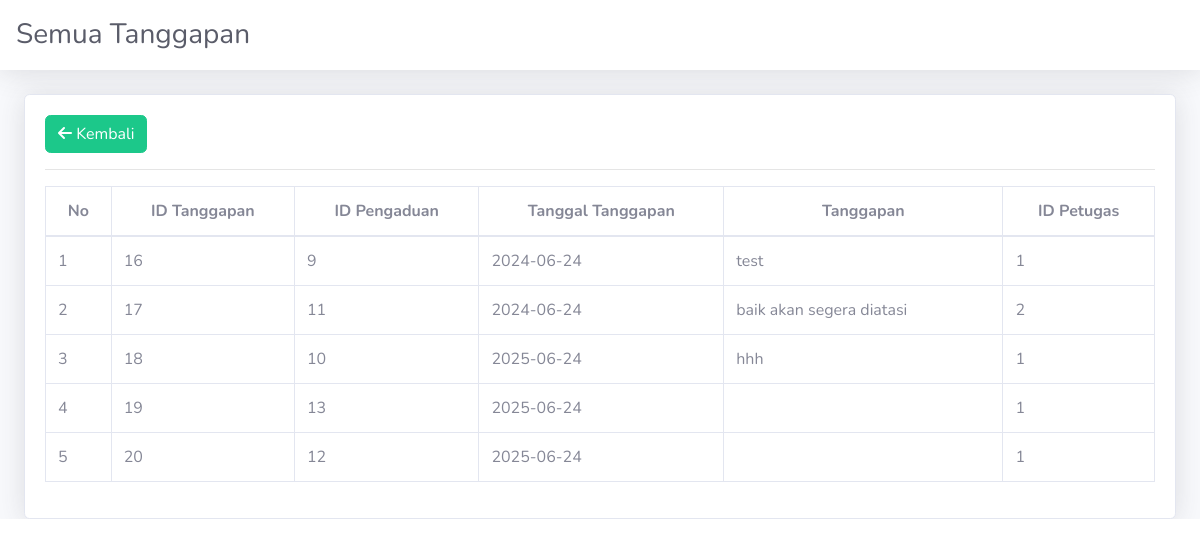
The app's page /cek_laporan_selesai.php with its own data.
### tables this page shows
CREATE TABLE `tanggapan` (
  `id_tanggapan` int(11) NOT NULL,
  `id_pengaduan` int(11) NOT NULL,
  `tgl_tanggapan` date NOT NULL,
  `tanggapan` text NOT NULL,
  `id_petugas` int(11) NOT NULL
);

### cek_laporan_selesai.php (the view, shortened to what this page needs)
<!DOCTYPE html>
<html lang="en">
<head>
  <link href="vendor/fontawesome-free/css/all.min.css" rel="stylesheet" type="text/css">
  <link href="css/sb-admin-2.min.css" rel="stylesheet">
</head>
<body id="page-top">
  <div id="wrapper">
    <div id="content-wrapper" class="d-flex flex-column">
      <div id="content">
        <nav class="navbar navbar-expand navbar-light bg-white topbar mb-4 static-top shadow">
          <h1 class="h3 mb-0 text-gray-800">Semua Tanggapan</h1>
        </nav>
        <div class="container-fluid">
          <div class="card shadow">
            <div class="card-body">
              <div class="form-group cols-sm-6">
                <a href="?url=laporan_selesai" class="btn btn-success">
                  <span class="icon text-white-100">
                    <i class="fas fa-arrow-left"></i>
                  </span>
                  <span class="text">Kembali</span>
                </a>
              </div>
              <hr>
              <div class="table-responsive">
                <table class="table table-bordered" id="dataTable" width="100%" cellspacing="0">
                  <thead>
                    <tr class="text-center">
                      <th>No</th>
                      <th>ID Tanggapan</th>
                      <th>ID Pengaduan</th>
                      <th>Tanggal Tanggapan</th>
                      <th>Tanggapan</th>
                      <th>ID Petugas</th>
                    </tr>
                  </thead>
                  <tbody>
                    <?php
                    require 'conn.php';
                    $query = "SELECT * FROM tanggapan";
                    $result = mysqli_query($db, $query);
                    $no = 1;
                    while ($data = mysqli_fetch_assoc($result)) {
                    ?>
                    <tr>
                      <td><?php echo $no++; ?></td>
                      <td><?php echo $data['id_tanggapan']; ?></td>
                      <td><?php echo $data['id_pengaduan']; ?></td>
                      <td><?php echo $data['tgl_tanggapan']; ?></td>
                      <td><?php echo $data['tanggapan']; ?></td>
                      <td><?php echo $data['id_petugas']; ?></td>
                    </tr>
                    <?php } ?>
                  </tbody>
                </table>
              </div>
            </div>
          </div>
        </div>
      </div>
    </div>
  </div>
</body>
</html>

### records on screen
tanggapan: id_tanggapan "16", id_pengaduan "9", tgl_tanggapan "2024-06-24", tanggapan "test", id_petugas "1"
tanggapan: id_tanggapan "17", id_pengaduan "11", tgl_tanggapan "2024-06-24", tanggapan "baik akan segera diatasi", id_petugas "2"
tanggapan: id_tanggapan "18", id_pengaduan "10", tgl_tanggapan "2025-06-24", tanggapan "hhh", id_petugas "1"
tanggapan: id_tanggapan "19", id_pengaduan "13", tgl_tanggapan "2025-06-24", id_petugas "1"
tanggapan: id_tanggapan "20", id_pengaduan "12", tgl_tanggapan "2025-06-24", id_petugas "1"
